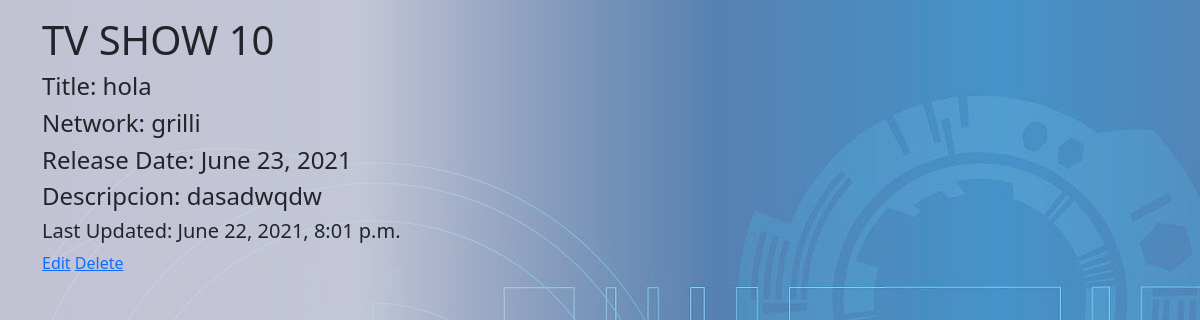
The app's page /shows/10, older data.
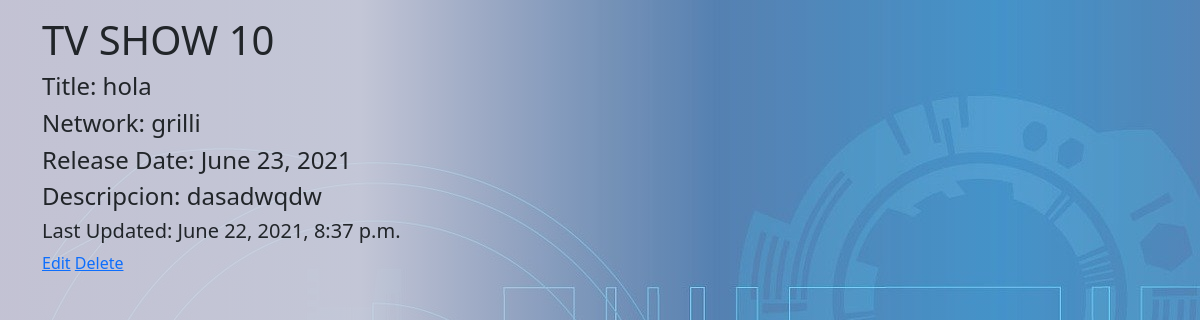
The same page, newer data.
### app_tv/models.py (models this page shows, shortened)
class Show(models.Model):
    title = models.CharField(max_length=50)
    network = models.CharField(max_length=50)
    release_date=models.DateField()
    description=models.CharField(max_length=50)
    created_at = models.DateTimeField(auto_now_add=True)
    updated_at = models.DateTimeField(auto_now=True)

### app_tv/views.py (the view)
# urls.py: path('shows/<id>',views.read),
def read(request,id):
    show=Show.objects.get(id=id)
    context={
        "show":show
    }
    return render(request,"read.html",context)

### app_tv/templates/read.html (shortened to what this page needs)
<!DOCTYPE html>
<html lang="en">
<head>
	{%load static%}
	<link rel="stylesheet" href="{% static 'css/bootstrap/bootstrap.css' %}">
	<link rel="stylesheet" href="{% static 'css/style.css' %}">
</head>
<body>
	<div class="container  py-3">
		<h1 class="text-left">TV SHOW {{show.id}}</h1>
        <h4>Title: {{show.title}}</h4>
        <h4>Network: {{show.network}}</h4>
        <h4>Release Date: {{show.release_date}}</h4>
        <h4>Descripcion: {{show.description}}</h4>
    <h5>Last Updated: {{show.updated_at}}</h5>
    <a href="{{show.id}}/edit">Edit</a>
    <a href="{{show.id}}/destroy">Delete</a>
	</div>
</body>
</html>

Row changes from the older to the newer data that the page shows:
changed Show "hola": updated_at "June 22, 2021, 8:01 p.m." → "June 22, 2021, 8:37 p.m."
